Frame 1 (no input): blank canvas, image omitted
Frame 60 (no input): blank canvas, image omitted
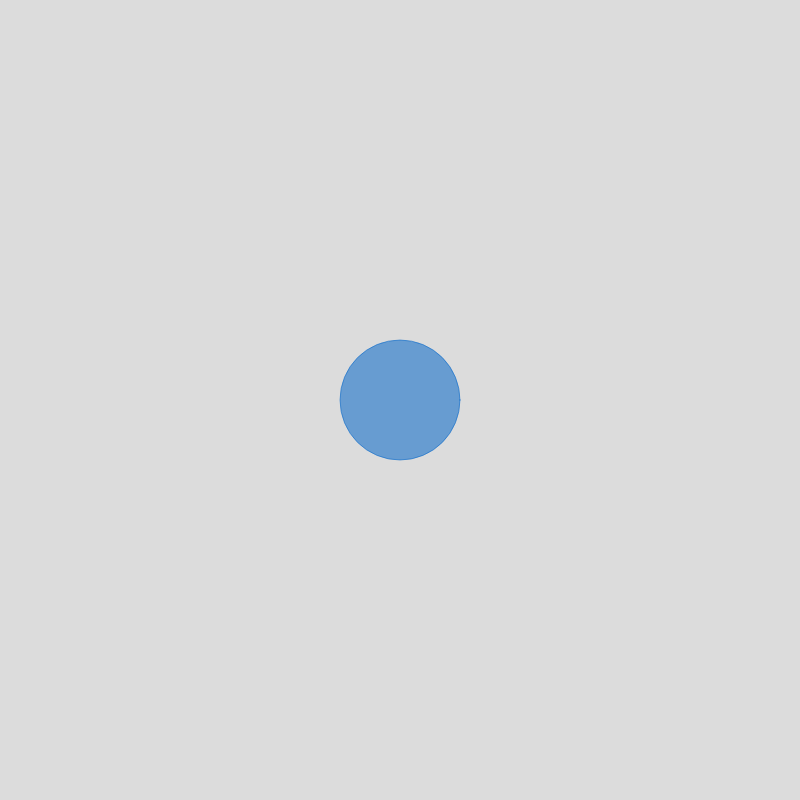
Frame 120 (the mouse pressed at the canvas centre since frame 60)

The p5.js sketch whose frames 1 and 60 were blank and that drew this single picture after the mouse press (run headless with seeded random() and noise() and a simulated clock; from frame 60 on, the mouse is pressed at the canvas centre):

// p5.js sketch
// ── sketch.js
let ripples = [];

function setup() {
  createCanvas(800, 800);
}

function draw() {
  background(220);

  // Draw ripples
  for (let i = 0; i < ripples.length; i++) {
    let ripple = ripples[i];
    ripple.update();
    ripple.display();
  }
}

function mousePressed() {
  // Create a new ripple object at the mouse position
  let newRipple = new Ripple(mouseX, mouseY);
  ripples.push(newRipple);
}

class Ripple {
  constructor(x, y) {
    this.x = x;
    this.y = y;
    this.radius = 0;
    this.opacity = 255;
    this.speed = 2;
  }

  update() {
    // Increase the radius and decrease the opacity over time
    this.radius += this.speed;
    this.opacity -= 2;

    // Remove the ripple object once it becomes invisible
    if (this.opacity <= 0) {
      ripples.splice(ripples.indexOf(this), 1);
    }
  }

  display() {
    // Set the fill and stroke colors with transparency
    fill(0, 100, 200, this.opacity);
    stroke(0, 100, 200, this.opacity);

    // Draw the circle at the ripple's position
    ellipse(this.x, this.y, this.radius);
  }
}
